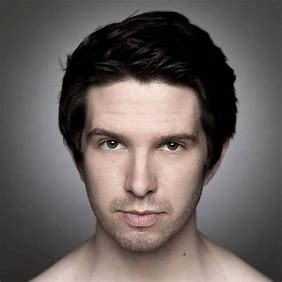
%> input picture project/下载.jpg, 282 x 282 px
$ octave --eval "function6_7;"   (GNU Octave 9; MATLAB toolbox functions it lacks are replaced by stand-ins)
%> lines starting %> are read from the running program, lines starting %| are printed output that depends on the picture; in (x1, y1, x2, y2) boxes, pixels count from 0 and x2, y2 are one past the last pixel; in counts of white or black regions, pixels touching at a corner belong together; the program's own positions count from 1
function function6_7()
    % 1. 加载图像
    [filename, pathname] = uigetfile({'*.jpg; *.jpeg; *.png; *.bmp', '所有图像文件'; '*.*', '所有文件'}, '选择一个图像文件');
%> the answer given: project/下载.jpg
    if ischar(filename)
        img = imread(fullfile(pathname, filename));
%> img is the input picture: size 282x282x3 uint8; mean R, G, B 104.5, 95.9, 93.2
    else
        error('没有选择文件');
    end

    % 2. 预处理：将图像转换为灰度图像
    gray_img = im2gray(img);
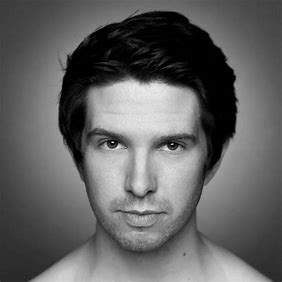
%> gray_img: size 282x282 uint8; min 0, max 253, mean 98.2

    % 3. 自适应阈值分割
    adapthist_eq = adapthisteq(gray_img);
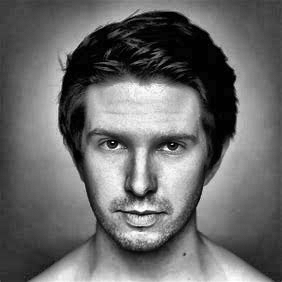
%> adapthist_eq: size 282x282 uint8; min 0, max 255, mean 106.3
    bw_img = imbinarize(adapthist_eq);
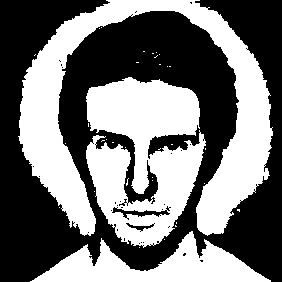
%> bw_img: size 282x282 logical; 46.1% white; 35 white regions (32 under 20 px), largest, box (x1, y1, x2, y2) and area: (18, 0, 273, 236) 17680, (86, 77, 206, 248) 13294, (30, 231, 271, 282) 5620

    % 4. 形态学操作：开运算和闭运算
    se = strel('disk', 5); % 定义圆形结构元素，半径为5
    bw_opened = imopen(bw_img, se); % 开运算
%> bw_opened: size 282x282 logical; 44.3% white; 4 white regions, box (x1, y1, x2, y2) and area: (19, 0, 272, 235) 17248, (86, 78, 203, 244) 12325, (35, 234, 267, 282) 5473, (133, 201, 151, 212) 167
    bw_closed = imclose(bw_opened, se); % 闭运算
%> bw_closed: size 282x282 logical; 45.7% white; 1 white region, box (x1, y1, x2, y2) and area: (19, 0, 272, 282) 36335

    % 5. 边界检测（可选）
    edges = edge(double(bw_closed), 'canny'); % 使用Canny算子检测边缘
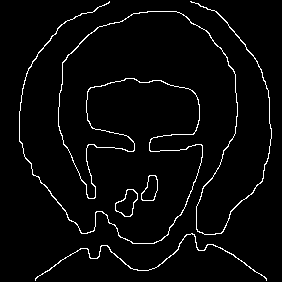
%> edges: size 282x282 logical; 3.3% white in thin lines or dots, all inside (x1, y1, x2, y2) = (19, 1, 272, 281)

    % 6. 提取连通组件
    cc = bwconncomp(bw_closed);
%> cc = 1 connected component
    stats = regionprops(cc, 'Area', 'Centroid', 'Eccentricity');
%> stats = 1 region; Area, Centroid and Eccentricity: 36335 [146.7 153.9] 0.44
    areas = [stats.Area];
%> areas = 36335
    [~, idx] = max(areas); % 找出面积最大的连通区域
%> idx = 1
    mask = false(size(bw_closed));
    mask(cc.PixelIdxList{idx}) = true; % 创建掩膜以显示最大连通区域

    % 7. 可视化结果
    figure;
    subplot(2,3,1); imshow(img); title('原始图像');
    subplot(2,3,2); imshow(gray_img, []); title('灰度图像');
    subplot(2,3,3); imshow(bw_img); title('二值化图像');
    subplot(2,3,4); imshow(bw_closed); title('清理后的二值图像');
    subplot(2,3,5); imshow(edges); title('边缘检测结果');
    subplot(2,3,6); imshow(label2rgb(mask, @jet, [.7 .7 .7])); title('提取的目标');
%> after `imshow(label2rgb(mask, @jet, [.7 .7 .7]))`:
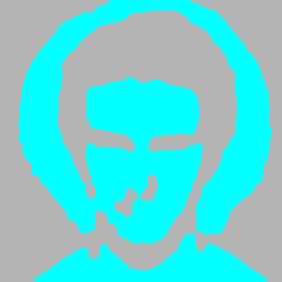
%> displayed picture: size 282x282x3, on the screen's scale of 0 to 255; mean R, G, B 97.2, 213.7, 213.7

    % 8. 特征提取（LBP和HOG）
    % LBP特征提取
    lbp_features_original = extractLBPFeatures(gray_img);
%> after the loop in localBinaryPattern, `for i = 1:height`:
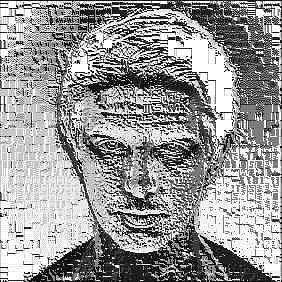
%> lbp: size 282x282 double; min 0, max 255, mean 151.6
%> after the loop in localBinaryPattern, `for i = 1:height`: neighbor_pixel = 49
%> in extractLBPFeatures, `histogram = imhist(lbp_filter);`: histogram = 256 values, max 78527 at index 256, min 0 at index 2, mean 310.6
%> in extractLBPFeatures, `lbp_features = histogram / sum(histogram);`: lbp_features = 256 values, max 0.987 at index 256, min 0 at index 2, mean 0.00391
%> lbp_features_original has the same summary as lbp_features in extractLBPFeatures
    lbp_features_target = extractLBPFeatures(uint8(mask .* 255));
%> call 2 of localBinaryPattern, with P = 8, R = 1
%> after the loop in localBinaryPattern (call 2), `for i = 1:height`:
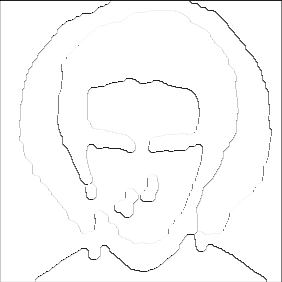
%> lbp: size 282x282 double; min 7, max 255, mean 250.3
%> after the loop in localBinaryPattern (call 2), `for i = 1:height`: neighbor_pixel = 0
%> lbp_features_target = 256 values from 0 to 1

    % HOG特征提取
    hog_features_original = extractHOGFeatures(gray_img);
% [13 lines not run here, left out]
function lbp_features = extractLBPFeatures(image)
    % 将图像转换为灰度图像
    gray_image = image; % 已经是灰度图像

    % 计算LBP特征
    P = 8; % 半径为8个像素点
    R = 1; % 半径为1个像素点
    lbp_filter = localBinaryPattern(gray_image, P, R);

    % 计算直方图
    histogram = imhist(lbp_filter);

    % 归一化直方图
    lbp_features = histogram / sum(histogram);
end

function lbp = localBinaryPattern(image, P, R)
    % 计算局部二值模式 (LBP) 特征
    [height, width] = size(image);
    lbp = zeros(height, width);

    for i = 1:height
        for j = 1:width
            center_pixel = image(i, j);
            pattern = 0;

            for k = 1:P
                theta = 2 * pi * (k - 1) / P;
                x = round(R * cos(theta)) + j;
                y = round(R * sin(theta)) + i;

                if x >= 1 && x <= width && y >= 1 && y <= height
                    neighbor_pixel = image(y, x);
                    if neighbor_pixel >= center_pixel
                        pattern = pattern + 2^(k - 1);
                    end
                end
            end

            lbp(i, j) = pattern;
        end
    end

    return;
end

%> (the run ends here)
